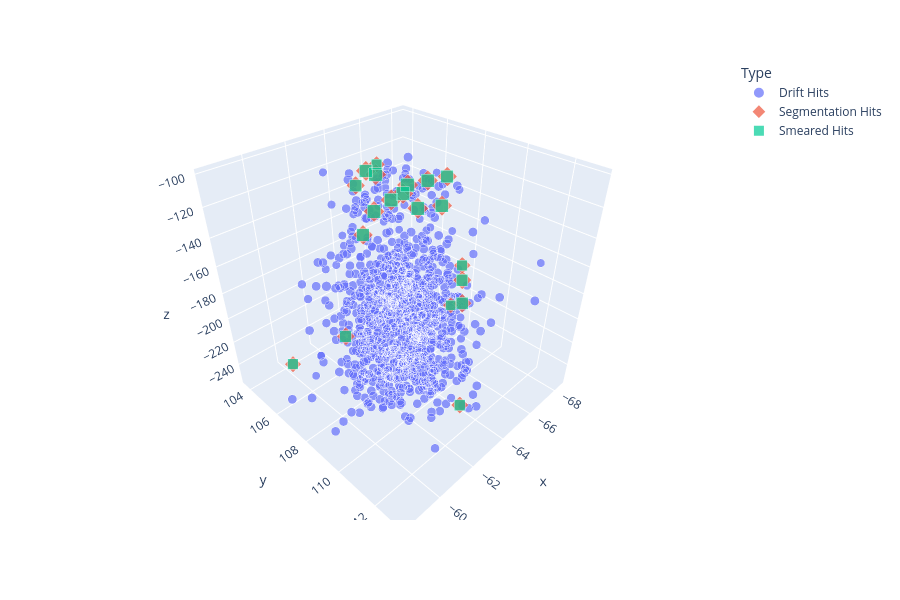

Notebook source saved alongside this figure:
### Code cell
import patchworklib as pw

px.scatter_3d(
    df_3d,
    x="x",
    y="y",
    z="z",
    color="Type",
    size="log_edep_7",
    symbol="Type",
    opacity=.7,
    width=900,
    height=600,
)

### Figure 1 — Plotly figure (JSON) as saved in the notebook; plotly's stock layout.template omitted (floating-point values rounded to 4 significant figures; data arrays with more than 128 entries replaced by an {"elided": "..."} marker saying what was removed)
{"data": [{"hovertemplate": "Type=Drift Hits<br>x=%{x}<br>y=%{y}<br>z=%{z}<br>log_edep_7=%{marker.size}<extra></extra>", "legendgroup": "Drift Hits", "marker": {"color": "#636efa", "opacity": 0.7, "size": {"elided": "1002 float values"}, "sizemode": "area", "sizeref": 0.01209, "symbol": "circle"}, "mode": "markers", "name": "Drift Hits", "scene": "scene", "showlegend": true, "type": "scatter3d", "x": {"elided": "1002 float values"}, "y": {"elided": "1002 float values"}, "z": {"elided": "1002 float values"}}, {"hovertemplate": "Type=Segmentation Hits<br>x=%{x}<br>y=%{y}<br>z=%{z}<br>log_edep_7=%{marker.size}<extra></extra>", "legendgroup": "Segmentation Hits", "marker": {"color": "#EF553B", "opacity": 0.7, "size": [2.722, 2.951, 3.507, 4.07, 4.504, 4.838, 4.771, 4.599, 4.122, 3.456, 2.838, 2.94, 3.704, 4.348, 4.736, 4.819, 4.72, 4.424, 3.727, 3.115], "sizemode": "area", "sizeref": 0.01209, "symbol": "diamond"}, "mode": "markers", "name": "Segmentation Hits", "scene": "scene", "showlegend": true, "type": "scatter3d", "x": [-68.44, -67.55, -66.49, -65.45, -64.47, -63.44, -62.54, -61.57, -60.59, -59.56, -58.62, -65.68, -63.68, -63.26, -62.86, -63.23, -62.94, -63.08, -63.31, -62.34], "y": [107.0, 108.2, 109.0, 108.7, 108.6, 108.5, 108.6, 108.7, 109.2, 109.2, 106.9, 104.7, 105.5, 106.6, 107.5, 108.5, 109.5, 110.4, 111.4, 112.3], "z": [-240.6, -188.5, -187.1, -109.1, -107.6, -105.7, -109.6, -110.6, -115.7, -173.4, -208.4, -121.5, -122.9, -106.1, -101.8, -109.8, -111.7, -105.7, -161.8, -220.9]}, {"hovertemplate": "Type=Smeared Hits<br>x=%{x}<br>y=%{y}<br>z=%{z}<br>log_edep_7=%{marker.size}<extra></extra>", "legendgroup": "Smeared Hits", "marker": {"color": "#00cc96", "opacity": 0.7, "size": [2.722, 2.951, 3.507, 4.07, 4.504, 4.838, 4.771, 4.599, 4.122, 3.456, 2.838, 2.94, 3.704, 4.348, 4.736, 4.819, 4.72, 4.424, 3.727, 3.115], "sizemode": "area", "sizeref": 0.01209, "symbol": "square"}, "mode": "markers", "name": "Smeared Hits", "scene": "scene", "showlegend": true, "type": "scatter3d", "x": [-68.44, -67.55, -66.49, -65.45, -64.47, -63.44, -62.54, -61.57, -60.59, -59.56, -58.62, -65.68, -63.68, -63.26, -62.86, -63.23, -62.94, -63.08, -63.31, -62.34], "y": [107.0, 108.2, 109.0, 108.7, 108.6, 108.5, 108.6, 108.7, 109.2, 109.2, 106.9, 104.7, 105.5, 106.6, 107.5, 108.5, 109.5, 110.4, 111.4, 112.3], "z": [-240.6, -188.5, -187.1, -109.1, -107.6, -105.7, -109.6, -110.6, -115.7, -173.4, -208.4, -121.5, -122.9, -106.1, -101.8, -109.8, -111.7, -105.7, -161.8, -220.9]}], "layout": {"height": 600, "legend": {"itemsizing": "constant", "title": {"text": "Type"}, "tracegroupgap": 0}, "margin": {"t": 60}, "scene": {"domain": {"x": [0, 1], "y": [0, 1]}, "xaxis": {"title": {"text": "x"}}, "yaxis": {"title": {"text": "y"}}, "zaxis": {"title": {"text": "z"}}}, "width": 900}}
